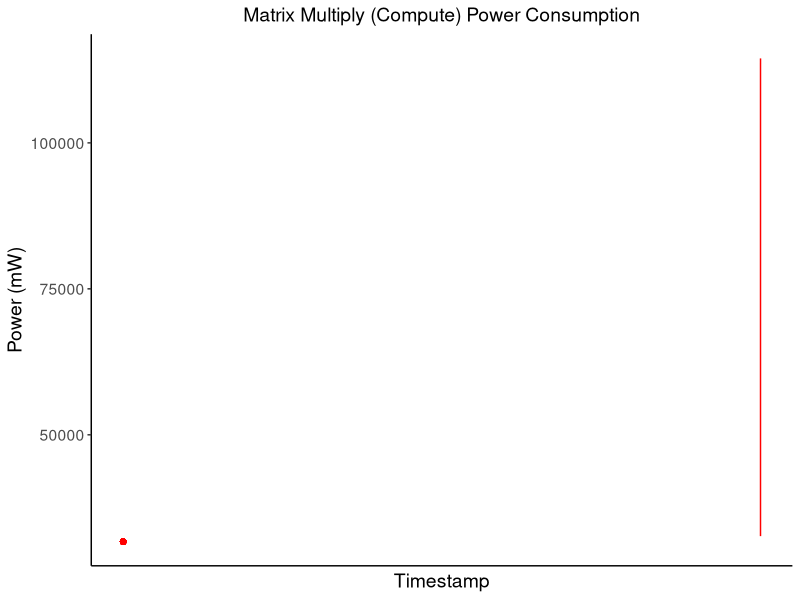
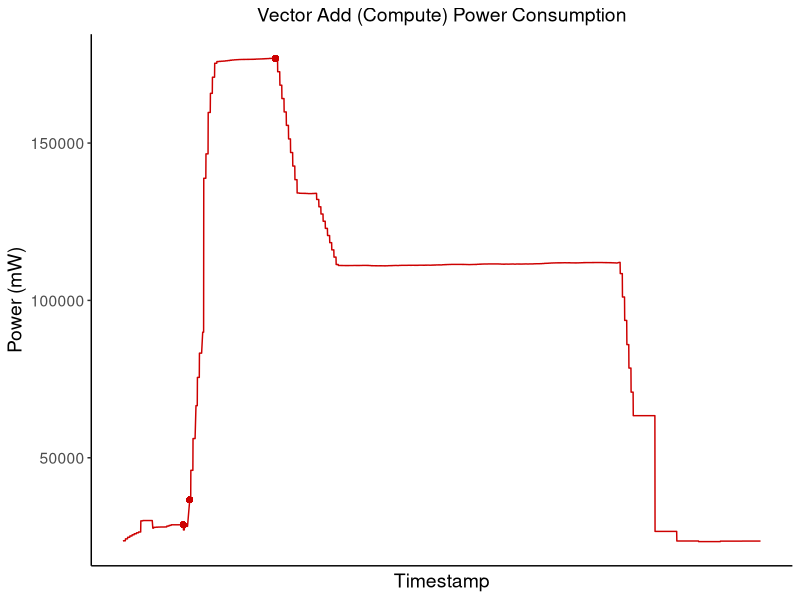
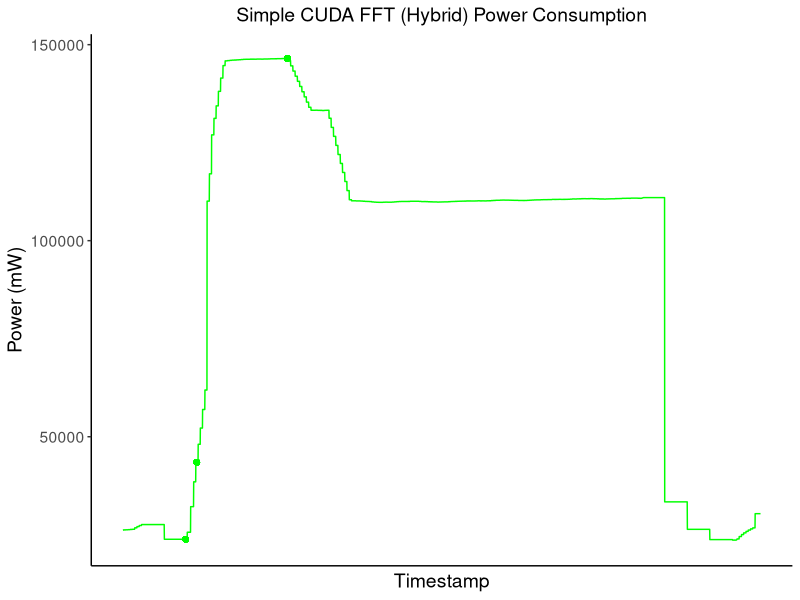
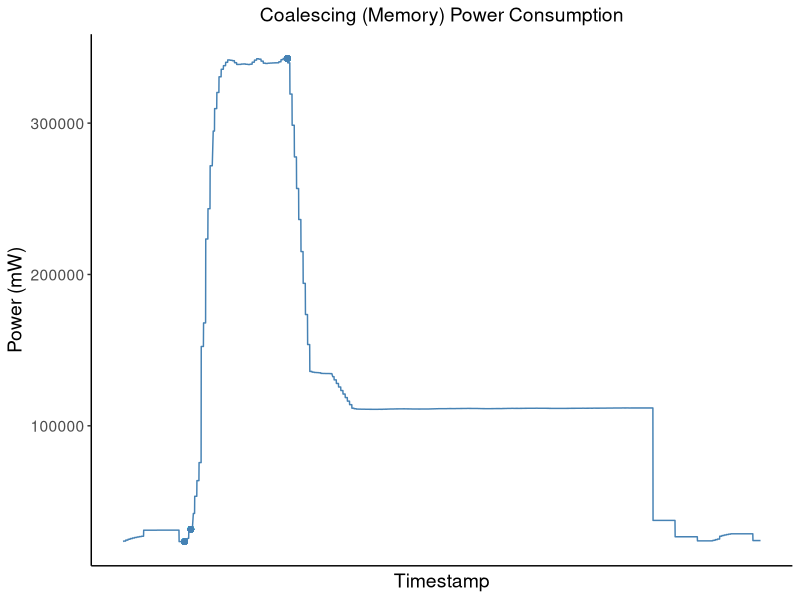
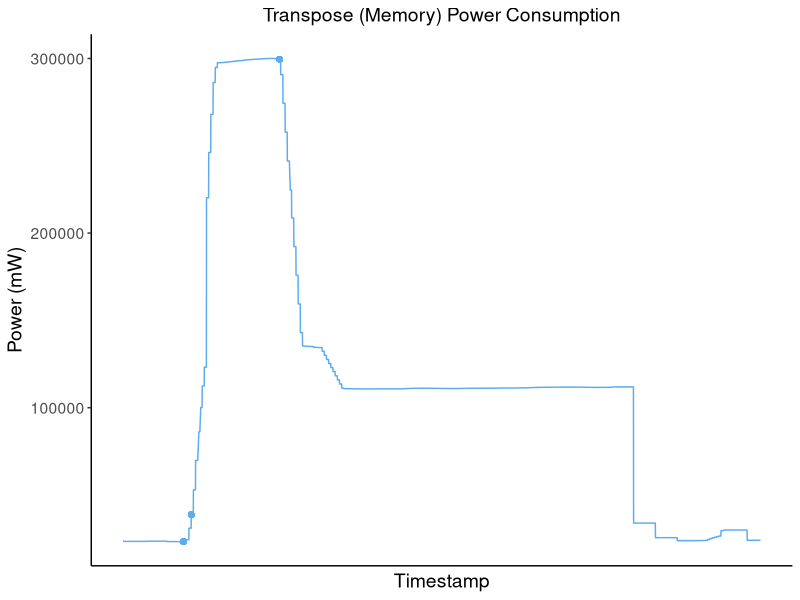
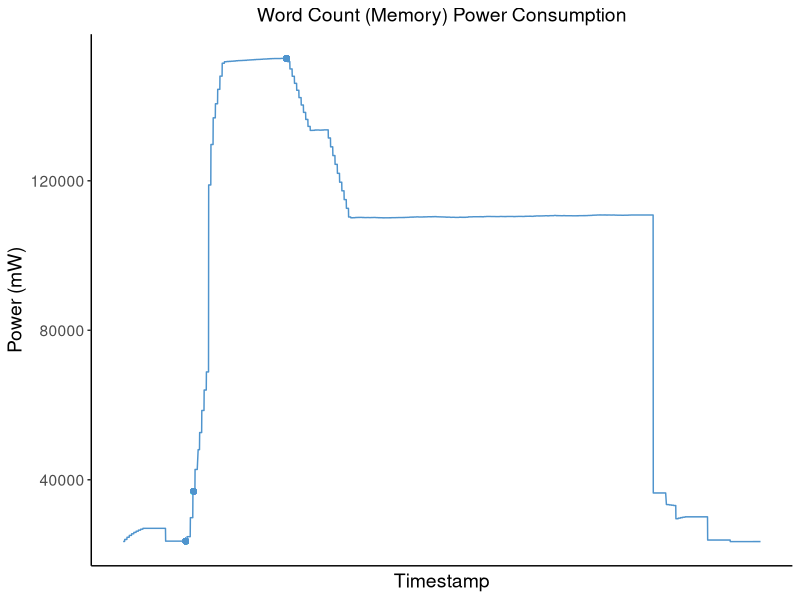
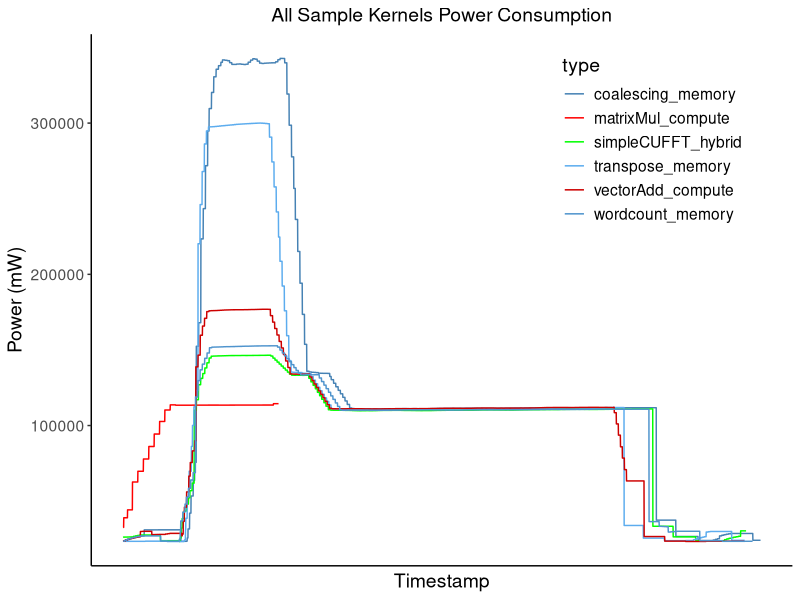

Here is the R script that generated these plots, in order:
library(ggplot2)

setwd("~/CUDA_Programming/sample_kernels/analysis/default_kernel_comparison")
options(scipen = 32)

# Default kernels
# Matrix Multiply
matrixMul_df <- read.csv("matrixMul_default.csv")
matrixMul_df$type <- "matrixMul_compute"
matrixMul_df_startstop <- read.csv("start_stop_matrixMul_compute.csv")
matrixMul_df_startstop$timestamp <- matrixMul_df_startstop$timestamp - min(matrixMul_df$timestamp)
matrixMul_df$timestamp <- matrixMul_df$timestamp - min(matrixMul_df$timestamp)

# Vector Add
vectorAdd_df <- read.csv("vectorAdd_default.csv")
vectorAdd_df$type <- "vectorAdd_compute"
vectorAdd_df_startstop <- read.csv("start_stop_vectorAdd_compute.csv")
vectorAdd_df_startstop$timestamp <- vectorAdd_df_startstop$timestamp - min(vectorAdd_df$timestamp)
vectorAdd_df$timestamp <- vectorAdd_df$timestamp - min(vectorAdd_df$timestamp)

# CUFFT
simpleCUFFT_df <- read.csv("simpleCUFFT_default.csv")
simpleCUFFT_df$type <- "simpleCUFFT_hybrid"
simpleCUFFT_df_startstop <- read.csv("start_stop_simpleCUFFT_hybrid.csv")
simpleCUFFT_df_startstop$timestamp <- simpleCUFFT_df_startstop$timestamp - min(simpleCUFFT_df$timestamp)
simpleCUFFT_df$timestamp <- simpleCUFFT_df$timestamp - min(simpleCUFFT_df$timestamp)

# Coalescing
coalescing_df <- read.csv("coalescing_default.csv")
coalescing_df$type <- "coalescing_memory"
coalescing_df_startstop <- read.csv("start_stop_coalescing_memory.csv")
coalescing_df_startstop$timestamp <- coalescing_df_startstop$timestamp - min(coalescing_df$timestamp)
coalescing_df$timestamp <- coalescing_df$timestamp - min(coalescing_df$timestamp)

# Transpose
transpose_df <- read.csv("transpose_default.csv")
transpose_df$type <- "transpose_memory"
transpose_df_startstop <- read.csv("start_stop_transpose_memory.csv")
transpose_df_startstop$timestamp <- transpose_df_startstop$timestamp - min(transpose_df$timestamp)
transpose_df_startstop$type <- "transpose_memory"
transpose_df$timestamp <- transpose_df$timestamp - min(transpose_df$timestamp)

# Word count
wordcount_df <- read.csv("wordcount_default.csv")
wordcount_df$type <- "wordcount_memory"
wordcount_df_startstop <- read.csv("start_stop_wordcount_memory.csv")
wordcount_df_startstop$timestamp <- wordcount_df_startstop$timestamp - min(wordcount_df$timestamp)
wordcount_df$timestamp <- wordcount_df$timestamp - min(wordcount_df$timestamp)

# For color scheme
cols <- c("coalescing_memory" = "steelblue", "matrixMul_compute" = "red", 
         "transpose_memory" = "steelblue2", "vectorAdd_compute" = "red3", 
         "wordcount_memory" = "steelblue3", "simpleCUFFT_hybrid" = "green")

# Matrix Multiply Figure
png("matrixMul_default.png")
plot.new()
ggplot(matrixMul_df, aes(x = timestamp, y = power_draw_mW, group = type, color = type)) +
  geom_line() +
  geom_point(aes(x = matrixMul_df_startstop[1, 2], y = matrixMul_df_startstop[1,3], color = matrixMul_df_startstop[1,1])) +
  geom_point(aes(x = matrixMul_df_startstop[2, 2], y = matrixMul_df_startstop[2,3], color = matrixMul_df_startstop[2,1])) +
  geom_point(aes(x = matrixMul_df_startstop[3, 2], y = matrixMul_df_startstop[3,3], color = matrixMul_df_startstop[3,1])) +
  geom_point(aes(x = matrixMul_df_startstop[4, 2], y = matrixMul_df_startstop[4,3], color = matrixMul_df_startstop[4,1])) +
  ylab("Power (mW)") +
  xlab("Timestamp") +
  ggtitle("Matrix Multiply (Compute) Power Consumption")+
  scale_color_manual(values = cols) +
  theme(legend.position="none",
        plot.title = element_text(hjust = 0.5 , size = 14),
        # Hide panel borders and remove grid lines
        panel.border = element_blank(),
        panel.grid.major = element_blank(),
        panel.grid.minor = element_blank(),
        # Change axis line
        axis.line = element_line(colour = "black"),
        panel.background = element_rect(fill="white"),
        text = element_text(size=14),
        axis.text.x = element_blank(),
        axis.ticks.x = element_blank())
dev.off()

# Vector Add Figure
png("vectorAdd_default.png")
plot.new()
ggplot(vectorAdd_df, aes(x = timestamp, y = power_draw_mW, group = type, color = type)) +
  geom_line() +
  geom_point(aes(x = vectorAdd_df_startstop[1, 2], y = vectorAdd_df_startstop[1,3], color = vectorAdd_df_startstop[1,1])) +
  geom_point(aes(x = vectorAdd_df_startstop[2, 2], y = vectorAdd_df_startstop[2,3], color = vectorAdd_df_startstop[2,1])) +
  geom_point(aes(x = vectorAdd_df_startstop[3, 2], y = vectorAdd_df_startstop[3,3], color = vectorAdd_df_startstop[3,1])) +
  geom_point(aes(x = vectorAdd_df_startstop[4, 2], y = vectorAdd_df_startstop[4,3], color = vectorAdd_df_startstop[4,1])) +
  ylab("Power (mW)") +
  xlab("Timestamp") +
  ggtitle("Vector Add (Compute) Power Consumption")+
  scale_color_manual(values = cols) +
  theme(legend.position="none",
        plot.title = element_text(hjust = 0.5 , size = 14),
        # Hide panel borders and remove grid lines
        panel.border = element_blank(),
        panel.grid.major = element_blank(),
        panel.grid.minor = element_blank(),
        # Change axis line
        axis.line = element_line(colour = "black"),
        panel.background = element_rect(fill="white"),
        text = element_text(size=14),
        axis.text.x = element_blank(),
        axis.ticks.x = element_blank())
dev.off()

# simpleCUFFT Figure
png("simpleCUFFT_default.png")
plot.new()
ggplot(simpleCUFFT_df, aes(x = timestamp, y = power_draw_mW, group = type, color = type)) +
  geom_line() +
  geom_point(aes(x = simpleCUFFT_df_startstop[1, 2], y = simpleCUFFT_df_startstop[1,3], color = simpleCUFFT_df_startstop[1,1])) +
  geom_point(aes(x = simpleCUFFT_df_startstop[2, 2], y = simpleCUFFT_df_startstop[2,3], color = simpleCUFFT_df_startstop[2,1])) +
  geom_point(aes(x = simpleCUFFT_df_startstop[3, 2], y = simpleCUFFT_df_startstop[3,3], color = simpleCUFFT_df_startstop[3,1])) +
  geom_point(aes(x = simpleCUFFT_df_startstop[4, 2], y = simpleCUFFT_df_startstop[4,3], color = simpleCUFFT_df_startstop[4,1])) +
  ylab("Power (mW)") +
  xlab("Timestamp") +
  ggtitle("Simple CUDA FFT (Hybrid) Power Consumption")+
  scale_color_manual(values = cols) +
  theme(legend.position="none",
        plot.title = element_text(hjust = 0.5 , size = 14),
        # Hide panel borders and remove grid lines
        panel.border = element_blank(),
        panel.grid.major = element_blank(),
        panel.grid.minor = element_blank(),
        # Change axis line
        axis.line = element_line(colour = "black"),
        panel.background = element_rect(fill="white"),
        text = element_text(size=14),
        axis.text.x = element_blank(),
        axis.ticks.x = element_blank())
dev.off()

# coalescing memory Figure
png("coalescing_default.png")
plot.new()
ggplot(coalescing_df, aes(x = timestamp, y = power_draw_mW, group = type, color = type)) +
  geom_line() +
  geom_point(aes(x = coalescing_df_startstop[1, 2], y = coalescing_df_startstop[1,3], color = coalescing_df_startstop[1,1])) +
  geom_point(aes(x = coalescing_df_startstop[2, 2], y = coalescing_df_startstop[2,3], color = coalescing_df_startstop[2,1])) +
  geom_point(aes(x = coalescing_df_startstop[3, 2], y = coalescing_df_startstop[3,3], color = coalescing_df_startstop[3,1])) +
  geom_point(aes(x = coalescing_df_startstop[4, 2], y = coalescing_df_startstop[4,3], color = coalescing_df_startstop[4,1])) +
  ylab("Power (mW)") +
  xlab("Timestamp") +
  ggtitle("Coalescing (Memory) Power Consumption")+
  scale_color_manual(values = cols) +
  theme(legend.position="none",
        plot.title = element_text(hjust = 0.5 , size = 14),
        # Hide panel borders and remove grid lines
        panel.border = element_blank(),
        panel.grid.major = element_blank(),
        panel.grid.minor = element_blank(),
        # Change axis line
        axis.line = element_line(colour = "black"),
        panel.background = element_rect(fill="white"),
        text = element_text(size=14),
        axis.text.x = element_blank(),
        axis.ticks.x = element_blank())
dev.off()

# transpose Figure
png("transpose_default.png")
plot.new()
ggplot(transpose_df, aes(x = timestamp, y = power_draw_mW, group = type, color = type)) +
  geom_line() +
  geom_point(aes(x = transpose_df_startstop[1, 2], y = transpose_df_startstop[1,3], color = transpose_df_startstop[1,1])) +
  geom_point(aes(x = transpose_df_startstop[2, 2], y = transpose_df_startstop[2,3], color = transpose_df_startstop[2,1])) +
  geom_point(aes(x = transpose_df_startstop[3, 2], y = transpose_df_startstop[3,3], color = transpose_df_startstop[3,1])) +
  geom_point(aes(x = transpose_df_startstop[4, 2], y = transpose_df_startstop[4,3], color = transpose_df_startstop[4,1])) +
  ylab("Power (mW)") +
  xlab("Timestamp") +
  ggtitle("Transpose (Memory) Power Consumption")+
  scale_color_manual(values = cols) +
  theme(legend.position="none",
        plot.title = element_text(hjust = 0.5 , size = 14),
        # Hide panel borders and remove grid lines
        panel.border = element_blank(),
        panel.grid.major = element_blank(),
        panel.grid.minor = element_blank(),
        # Change axis line
        axis.line = element_line(colour = "black"),
        panel.background = element_rect(fill="white"),
        text = element_text(size=14),
        axis.text.x = element_blank(),
        axis.ticks.x = element_blank())
dev.off()

# wordCount Figure
png("wordCount_default.png")
plot.new()
ggplot(wordcount_df, aes(x = timestamp, y = power_draw_mW, group = type, color = type)) +
  geom_line() +
  geom_point(aes(x = wordcount_df_startstop[1, 2], y = wordcount_df_startstop[1,3], color = wordcount_df_startstop[1,1])) +
  geom_point(aes(x = wordcount_df_startstop[2, 2], y = wordcount_df_startstop[2,3], color = wordcount_df_startstop[2,1])) +
  geom_point(aes(x = wordcount_df_startstop[3, 2], y = wordcount_df_startstop[3,3], color = wordcount_df_startstop[3,1])) +
  geom_point(aes(x = wordcount_df_startstop[4, 2], y = wordcount_df_startstop[4,3], color = wordcount_df_startstop[4,1])) +
  ylab("Power (mW)") +
  xlab("Timestamp") +
  ggtitle("Word Count (Memory) Power Consumption")+
  scale_color_manual(values = cols) +
  theme(legend.position="none",
        plot.title = element_text(hjust = 0.5 , size = 14),
        # Hide panel borders and remove grid lines
        panel.border = element_blank(),
        panel.grid.major = element_blank(),
        panel.grid.minor = element_blank(),
        # Change axis line
        axis.line = element_line(colour = "black"),
        panel.background = element_rect(fill="white"),
        text = element_text(size=14),
        axis.text.x = element_blank(),
        axis.ticks.x = element_blank())
dev.off()

combined <- rbind(coalescing_df, transpose_df, wordcount_df, simpleCUFFT_df, matrixMul_df, vectorAdd_df)

png("default_all.png")
plot.new()
ggplot(combined, aes(x = timestep, y = power_draw_mW, group = type, color = type)) +
  geom_line() +
  ylab("Power (mW)") +
  xlab("Timestamp") +
  ggtitle("All Sample Kernels Power Consumption")+
  scale_color_manual(values = cols) +
  theme(legend.position=c(0.8, 0.8),
        plot.title = element_text(hjust = 0.5 , size = 14),
        # Hide panel borders and remove grid lines
        panel.border = element_blank(),
        panel.grid.major = element_blank(),
        panel.grid.minor = element_blank(),
        # Change axis line
        axis.line = element_line(colour = "black"),
        panel.background = element_rect(fill="white"),
        text = element_text(size=14),
        axis.text.x = element_blank(),
        axis.ticks.x = element_blank())
dev.off()
